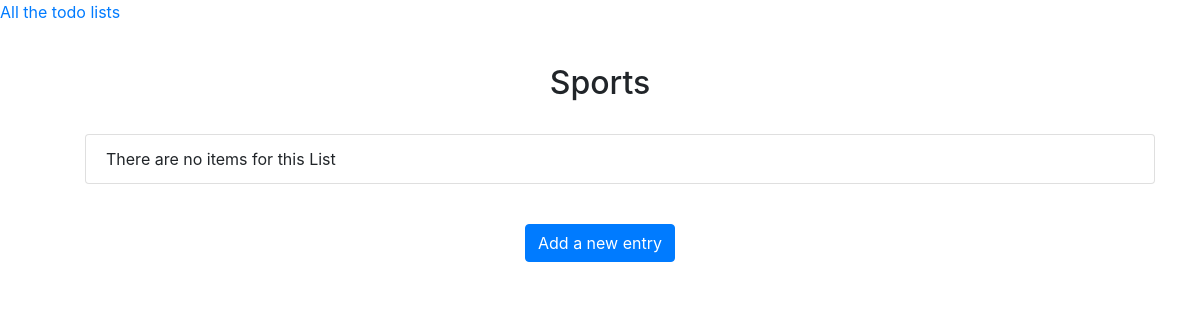
The app's page /todo/7, older data.
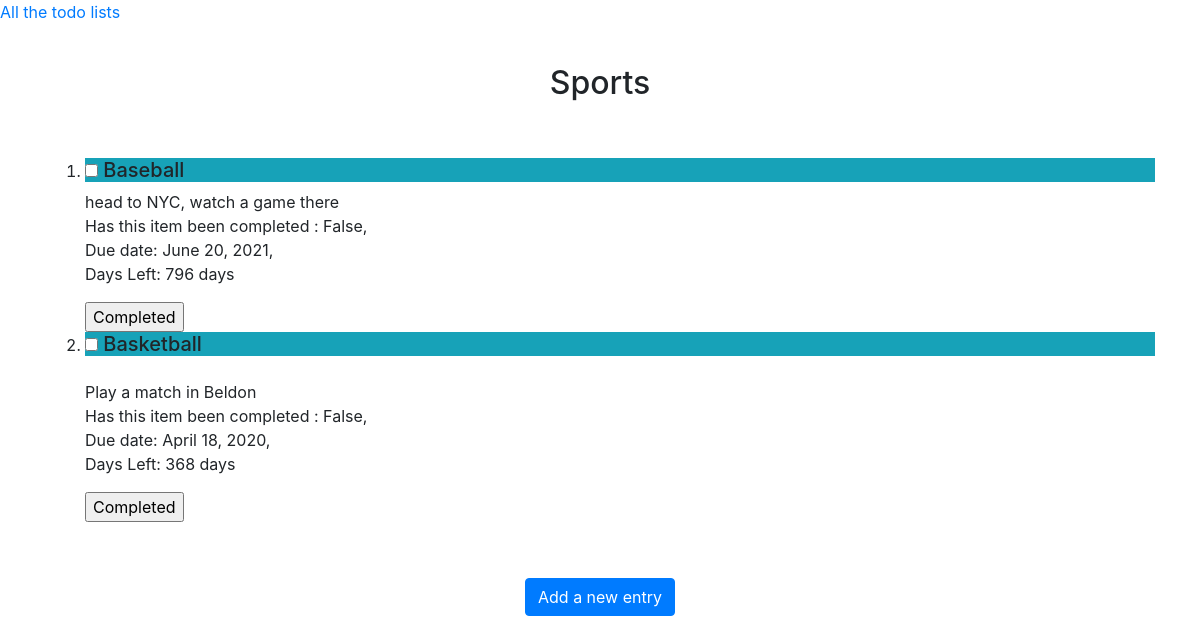
The same page, newer data.
### todolist/models.py (models this page shows, shortened)
class TodoList(models.Model):
    title = models.CharField(max_length=200)
    completed = models.IntegerField(default=0)
    def __str__(self):
        return self.title[:50]

class TodoItem(models.Model):
    todolist = models.ForeignKey(TodoList, on_delete=models.CASCADE)  #  need the foreign key
    name = models.CharField(max_length=200)  # need for form
    description = models.TextField()  # need for form
    date_created = models.DateTimeField(auto_now_add=True)
    due_date = models.DateField()  # need for form
    done = models.BooleanField(default=False)
    def days_left(self):
        today = datetime.utcnow().replace(tzinfo=utc)
        today = today.date()
        delta = (self.due_date - today)
        return f'{delta.days}'

### todolist/views.py (the view, shortened to what this page needs)
# urls.py: path('todo/<int:title_id>', views.single_todo_list, name='single_todo_list'),
def single_todo_list(request, title_id):
    single_todo_list = TodoList.objects.get(id=title_id)
    items_to_that_list = single_todo_list.todoitem_set.order_by('-date_created')
    context = {'single_todo_list': single_todo_list, 'items_to_that_list': items_to_that_list}
    return render(request, 'page/single_todo_list.html', context)

### todolist/templates/page/single_todo_list.html (shortened to what this page needs)
{% extends "page/base.html" %}
{% block content %}
<div class="container">
    <div>
    <br>
        <div class="col-lg-12 text-center" >
    <h2>{{ single_todo_list }}</h2>
        </div>
    <br>
    <ol>
        {% for item in items_to_that_list %}
        <br>
        <li >
    <form action="{% url 'todolist:single_todo_list' single_todo_list.id %}"  method="post">
        <h5 class="bg-info">
        <input type="checkbox" name="item_id" id="{{ item.id }}" value="{{ item.id }}">
            {{ item.name }}
        </h5>
        <table class="table table-striped">
         <thead>
         <tr>
            <p>{{ item.description }}<br>
                Has this item been completed :  {{ item.done }}, <br>
                Due date: {{ item.due_date }}, <br>
                Days Left: {{ item.days_left }} days
            </p>
        <input type="submit" value="Completed">
        {% empty %}
        <li class="list-group-item d-flex justify-content-between align-items-center">
            There are no items for this List
        </li>
        {% endfor %}
    </form>
    </ol>
    <br>
    </div>
<p class="text-center">
    <a class="btn btn-primary " href="{% url 'todolist:new_entry' single_todo_list.id %}">Add a new entry</a>
</p>
</div>
{% endblock content %}

### todolist/templates/page/base.html (shortened to what this page needs)
<!doctype html>
<html lang="en">
  <head>
    <link rel="stylesheet" href="https://stackpath.bootstrapcdn.com/bootstrap/4.3.1/css/bootstrap.min.css">
  </head>
  <body>
<p>
    <a href="{% url 'todolist:todo' %}">All the todo lists</a>
</p>
{% block content %}{% endblock content %}
  </body>
</html>

Row changes from the older to the newer data that the page shows:
added TodoItem: name "Baseball", description "head to NYC, watch a game there", done "False", due_date "June 20, 2021", days_left "796"
added TodoItem: name "Basketball", description "Play a match in Beldon", done "False", due_date "April 18, 2020", days_left "368"
Text that changed along with them:
text no longer shown: "There are no items for this List"
